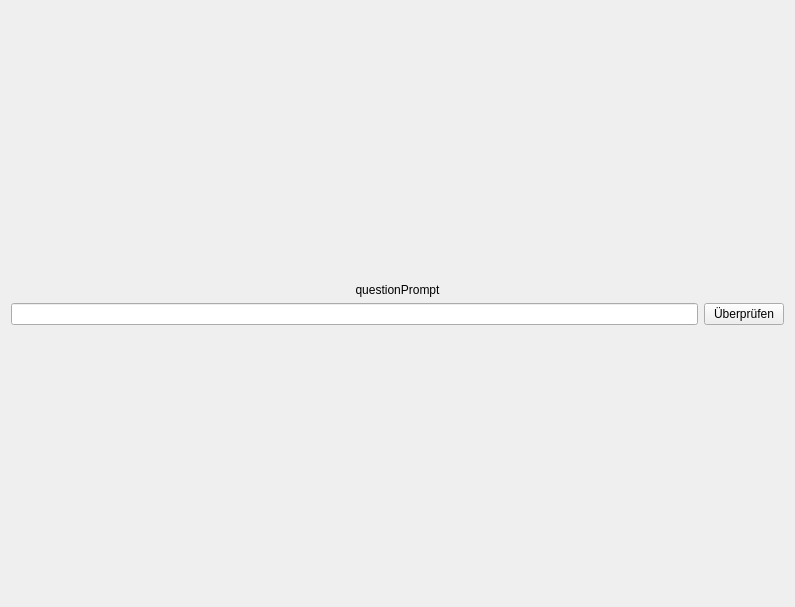
<?xml version="1.0" encoding="UTF-8"?>
<ui version="4.0">
 <class>TPDTWGui</class>
 <widget class="QWidget" name="TPDTWGui">
  <property name="geometry">
   <rect>
    <x>0</x>
    <y>0</y>
    <width>795</width>
    <height>607</height>
   </rect>
  </property>
  <property name="windowTitle">
   <string>Form</string>
  </property>
  <layout class="QGridLayout" name="gridLayout">
   <item row="2" column="0">
    <spacer name="verticalSpacer_2">
     <property name="orientation">
      <enum>Qt::Orientation::Vertical</enum>
     </property>
     <property name="sizeHint" stdset="0">
      <size>
       <width>20</width>
       <height>40</height>
      </size>
     </property>
    </spacer>
   </item>
   <item row="6" column="0">
    <spacer name="verticalSpacer">
     <property name="orientation">
      <enum>Qt::Orientation::Vertical</enum>
     </property>
     <property name="sizeHint" stdset="0">
      <size>
       <width>20</width>
       <height>40</height>
      </size>
     </property>
    </spacer>
   </item>
   <item row="5" column="0">
    <layout class="QVBoxLayout" name="sizingBox">
     <item>
      <layout class="QHBoxLayout" name="entryBox">
       <item>
        <widget class="QLineEdit" name="entryField"/>
       </item>
       <item>
        <widget class="QPushButton" name="enterButton">
         <property name="text">
          <string>Überprüfen</string>
         </property>
        </widget>
       </item>
      </layout>
     </item>
    </layout>
   </item>
   <item row="4" column="0">
    <widget class="QLabel" name="questionPrompt">
     <property name="text">
      <string>questionPrompt</string>
     </property>
     <property name="alignment">
      <set>Qt::AlignmentFlag::AlignCenter</set>
     </property>
    </widget>
   </item>
  </layout>
 </widget>
 <resources/>
 <connections>
  <connection>
   <sender>entryField</sender>
   <signal>returnPressed()</signal>
   <receiver>enterButton</receiver>
   <slot>animateClick()</slot>
   <hints>
    <hint type="sourcelabel">
     <x>156</x>
     <y>149</y>
    </hint>
    <hint type="destinationlabel">
     <x>348</x>
     <y>149</y>
    </hint>
   </hints>
  </connection>
 </connections>
</ui>
